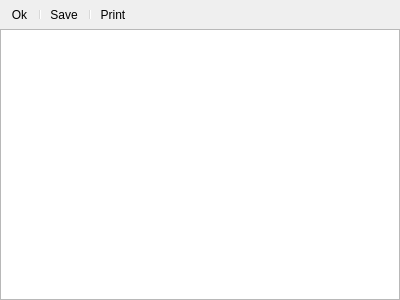
<?xml version="1.0" encoding="UTF-8"?>
<ui version="4.0">
 <class>ObjectInformationDialog</class>
 <widget class="QDialog" name="ObjectInformationDialog">
  <property name="geometry">
   <rect>
    <x>0</x>
    <y>0</y>
    <width>400</width>
    <height>300</height>
   </rect>
  </property>
  <property name="windowTitle">
   <string>Information about all Objects</string>
  </property>
  <property name="windowIcon">
   <iconset resource="../resources.qrc">
    <normaloff>:/qtgameengine/icons/object-file.png</normaloff>:/qtgameengine/icons/object-file.png</iconset>
  </property>
  <layout class="QVBoxLayout" name="verticalLayout" stretch="0,1">
   <property name="spacing">
    <number>0</number>
   </property>
   <property name="leftMargin">
    <number>0</number>
   </property>
   <property name="topMargin">
    <number>0</number>
   </property>
   <property name="rightMargin">
    <number>0</number>
   </property>
   <property name="bottomMargin">
    <number>0</number>
   </property>
   <item>
    <widget class="QToolBar" name="toolBar">
     <property name="iconSize">
      <size>
       <width>16</width>
       <height>16</height>
      </size>
     </property>
     <addaction name="actionOk"/>
     <addaction name="separator"/>
     <addaction name="actionSave"/>
     <addaction name="separator"/>
     <addaction name="actionPrint"/>
    </widget>
   </item>
   <item>
    <widget class="QPlainTextEdit" name="plainTextEdit">
     <property name="readOnly">
      <bool>true</bool>
     </property>
    </widget>
   </item>
  </layout>
  <action name="actionOk">
   <property name="icon">
    <iconset resource="../resources.qrc">
     <normaloff>:/qtgameengine/icons/ok.png</normaloff>:/qtgameengine/icons/ok.png</iconset>
   </property>
   <property name="text">
    <string>Ok</string>
   </property>
   <property name="toolTip">
    <string>Close the form</string>
   </property>
  </action>
  <action name="actionSave">
   <property name="icon">
    <iconset resource="../resources.qrc">
     <normaloff>:/qtgameengine/icons/save.png</normaloff>:/qtgameengine/icons/save.png</iconset>
   </property>
   <property name="text">
    <string>Save</string>
   </property>
   <property name="toolTip">
    <string>Save the object information to a file</string>
   </property>
  </action>
  <action name="actionPrint">
   <property name="icon">
    <iconset resource="../resources.qrc">
     <normaloff>:/qtgameengine/icons/print.png</normaloff>:/qtgameengine/icons/print.png</iconset>
   </property>
   <property name="text">
    <string>Print</string>
   </property>
   <property name="toolTip">
    <string>Print the object information</string>
   </property>
  </action>
 </widget>
 <resources>
  <include location="../resources.qrc"/>
 </resources>
 <connections/>
</ui>
